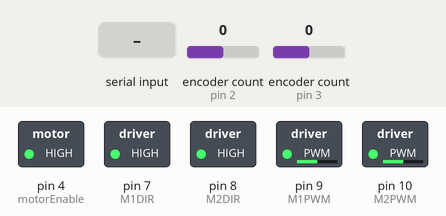
Simulated run of this sketch. Board: Arduino Uno, built with avr-gcc and run on an emulated ATmega328P. Parts: switched loads named in the sketch (green lamp = pin HIGH). The test bench sets the inputs (shaded band); at power-on: encoder count (sensors on pin 2, pin 3) 0. What the sketch prints to the serial monitor is not drawn.

Above: at 1.3 s.
1.4 s: "90,45\n" received over Serial
At 3.1 s:
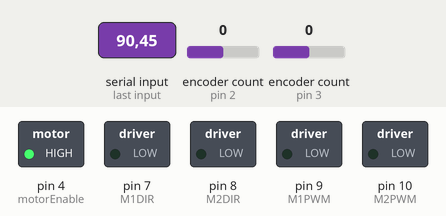
3.9 s: encoder count (sensor on pin 2) set to 4
At 4.3 s:
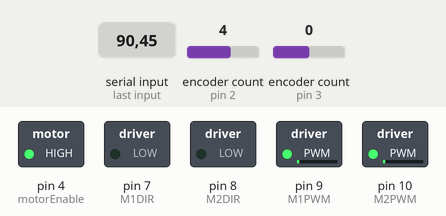
5.4 s: encoder count (sensor on pin 3) set to 1
At 6.6 s:
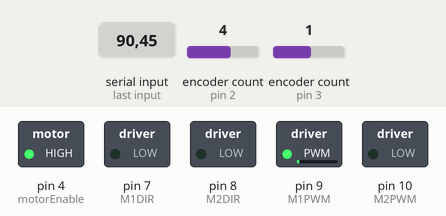
6.9 s: encoder count (sensor on pin 3) set to 5
At 7.8 s:
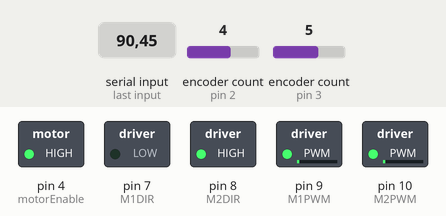
8.4 s: encoder count (sensor on pin 3) set to 4
At 8.9 s:
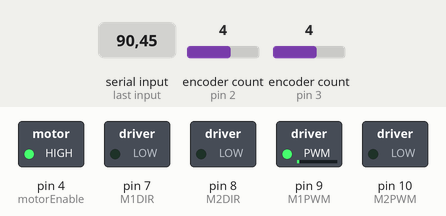
9.9 s: encoder count (sensor on pin 3) set to 8
At 11.3 s:
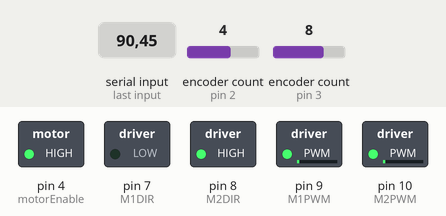
Timing chart, 0 to 12.4 s (numbered marks = the images above; inputs shaded):
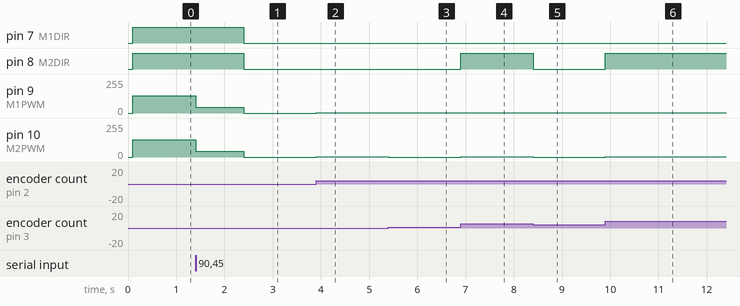

The sketch:

Demo1Feedback.ino
```cpp
/*
 * Mini Project 1
 * Filename: MiniProject1_Motor_Control_Final.ino
 *
 * Purpose: Move a DC motor with an encoder to a set position based on the location
            of an aruco marker that is located with a Raspberry Pi + camera.
            The variable that contain the position of the aruco will be updated via I2C.
            A PI controller was implemented to set a reasonable speed to move the wheel
            to a desired location based on the aruco marker (quadrants 0-3).

            A shortest path algorithm was used to ensure that the wheel does not take
            longer than necessary to reach desired set point. The algorithm determines
            whether clockwise or counter-clockwise rotation provides the shortest path
            and sets the movement of the wheel in the appropriate direction.
 * Class: EENG350, SEED Lab
 * Creator: Sean West (PI motor control)
 * Co-Creator: Brian Burr (I2C)
 * Date: 02/26/2023
 *
 */

// include libraries
#include <Encoder.h>
#include <Wire.h>

 // pin connections
 const int encoderPinA = 2;   // CLK pin
 const int encoderPinB = 5;   // DAT pin

 const int encoderPinC = 3;  // CLK encoder 2
 const int encoderPinD = 6;  // DAT

 const int motorEnable = 4;   // Tri-state di sable both motor chanels when LOW (enable)
 const int M1DIR = 7;         // Motor polarity 1 (direction)
 const int M1PWM = 9;         // Motor volt 1 "speed"
 const int M2DIR = 8;
 const int M2PWM = 10;

 // setup encoder class to be used
 Encoder encoderL(encoderPinA, encoderPinB);
 Encoder encoderR(encoderPinC, encoderPinD);

 // PI controller variables

 const int Kp = 1.0;                       // proportional control
 const float Ki = 0;                 // integrator control
 int updateFrequency = 100;               // 0.1 seconds per update
 const int counts_per_rotation = 3200;    // the motor I took home was 3,200 but it should be 1,600 counts?
 unsigned long int previousMillis = 0;    // use to determine delta_t

 //PI Forward
 float errorF = 0.0;                       // in deg
 float integralErrorF = 0.0;               // in deg * seconds
 int PI_pwmOutF = 0;                       // PWM control 0-255

float motorPosition_degL = 0.0;           // current position of motor in degrees

 //Angle Correction
 float errorA = 0.0;                       // in deg
 float KpA = 0.5;
 int PI_pwmOutA = 0;                       // PWM control 0-255

 float motorPosition_degR = 0.0;           // current position of motor in deg

 // positional variables

 int arucoPosition = 2;                   // aruco position: 0,1,2, or 3
 float wheelCmm = (2*3.14159*7.75)/360;          //circumference of our wheels in cm/deg.
 float motorSetPosition_deg = 100 / wheelCmm;        // desired set position based on aruco position, in deg
 float previousSetPosition_deg = 0.0;     // account for last aruco set position
 const float motorSetPositionThreshold_deg = 5.0;  // allowable angular difference from set point allowed

const int maxSpeed = 128; //maximum motor speed 0-255

//I2C stuff

#define FOLLOWER_ADDRESS 0x04
int data[32]; // buffer to store i2c message into

typedef union I2C_Packet_t {
  byte floatArrayNums[4];
  float floatNum;
} ;


void setup() {

  // assign digital motor pins as outputs
  // note, encoder pins do not need to be set since the encoder.h library handles this
  pinMode(motorEnable, OUTPUT);
  pinMode(M1DIR, OUTPUT);
  pinMode(M1PWM, OUTPUT);
  pinMode(M2DIR, OUTPUT);
  pinMode(M2PWM, OUTPUT);


  Wire.begin(FOLLOWER_ADDRESS);
  Wire.onReceive(receiveData);
  Wire.onRequest(sendData);

  digitalWrite(motorEnable, 1);

  // Set baud rate
  Serial.begin(115200);

  delay(100);

  Serial.println("forward,angle");
}

void loop() {

  int delta_t = (millis() - previousMillis);  // time since last PI controller execution
  // set previous millis to wait 0.1 seconds for next PI control loop


  // Control motor every 0.1 seconds to move as necessary
  if (delta_t >= updateFrequency) {
    previousMillis = millis();
    float fullRotation = 360.0;  // make calculations easier below

    // read current encoder position and convert to deg
    int encoderReadingL = encoderL.read();
    motorPosition_degL = ((float) encoderReadingL * fullRotation) / (float) counts_per_rotation;

    // Other Motor
    int encoderReadingR = -1 * encoderR.read();
    motorPosition_degR = ((float) encoderReadingR * fullRotation) / (float) counts_per_rotation;


    //Calculate Error and record
    float errorF = motorSetPosition_deg - motorPosition_degL;


    // calculate integral error and determine PWM output to motor
    integralErrorF += errorF * ((float) delta_t / 1000.0);        // assuming delta_t is calculated in seconds, gives deg * sec
    PI_pwmOutF = (Kp * errorF) + (Ki * integralErrorF);  // PWM value to control motor speed


    //Angle Correction
    float errorA = motorPosition_degL - motorPosition_degR;
    PI_pwmOutA = KpA * errorA;

    int M2Out = PI_pwmOutF + PI_pwmOutA;
    int M1Out = PI_pwmOutF - PI_pwmOutA;

    if (M2Out > 0) {
      digitalWrite(M2DIR, HIGH);
    } else {
      digitalWrite(M2DIR, LOW);
    }

    if (M1Out > 0) {
      digitalWrite(M1DIR, HIGH);
    } else {
      digitalWrite(M1DIR, LOW);
    }

    //Write Motors
    analogWrite(M2PWM, constrain(abs(M2Out), 0, maxSpeed));
    analogWrite(M1PWM, constrain(abs(M1Out), 0, maxSpeed));

    /*
    //if motor reached setpoint, within threshold,turn off
    if ((PI_pwmOutF < 5)&&(PI_pwmOutA < 5)) {
      analogWrite(M1PWM, 0);
      analogWrite(M2PWM, 0);
      integralErrorF = 0.0;           // reset integral erro
    }
    */

  }

  if (Serial.available()) {
    motorSetPosition_deg = Serial.parseFloat();
  }


  Serial.print(PI_pwmOutF);
  Serial.print(",");
  Serial.println(PI_pwmOutA);
}

void receiveData(int byteCount) {
  int i = 0; //counter of num bytes recieved
  while(Wire.available()) { //continuously grab data
    data[i] = Wire.read();
    i++; //i iterates up to num bytes recieved
  }
  if (i == 1) { //data was sent to read, 1 is read offset instruction
    //no need to do anything, just ignore
  } else {
    //place code to update aruco position here
    arucoPosition = data[1]; // since offset sent first, arucoPosition in data[1]
    //Serial.println(arucoPosition);
  }

}

void sendData() {
  I2C_Packet_t tempPacket;
  tempPacket.floatNum = motorPosition_degL;
  Wire.write(tempPacket.floatArrayNums, 4);

}
```

Measured:
- after the input at 1.4 s, pin 7 (M1DIR), pin 8 (M2DIR): HIGH → LOW after 1.0 s; pin 9 (M1PWM), pin 10 (M2PWM): 128/255 → 45/255 at once, → 0/255 1.0 s later
- after the input at 3.9 s, pin 9 (M1PWM), pin 10 (M2PWM): 0/255 → 1/255 at once
- after the input at 5.4 s, pin 9 (M1PWM): 1/255 → 2/255 at once; pin 10 (M2PWM): 1/255 → 0/255 at once
- after the input at 6.9 s, pin 8 (M2DIR): LOW → HIGH at once; pin 9 (M1PWM): 2/255 → 3/255 at once; pin 10 (M2PWM): 0/255 → 1/255 at once
- after the input at 8.4 s, pin 8 (M2DIR): HIGH → LOW at once; pin 9 (M1PWM): 3/255 → 2/255 at once; pin 10 (M2PWM): 1/255 → 0/255 at once
- after the input at 9.9 s, pin 8 (M2DIR): LOW → HIGH at once; pin 9 (M1PWM): 2/255 → 3/255 at once; pin 10 (M2PWM): 0/255 → 1/255 at once
